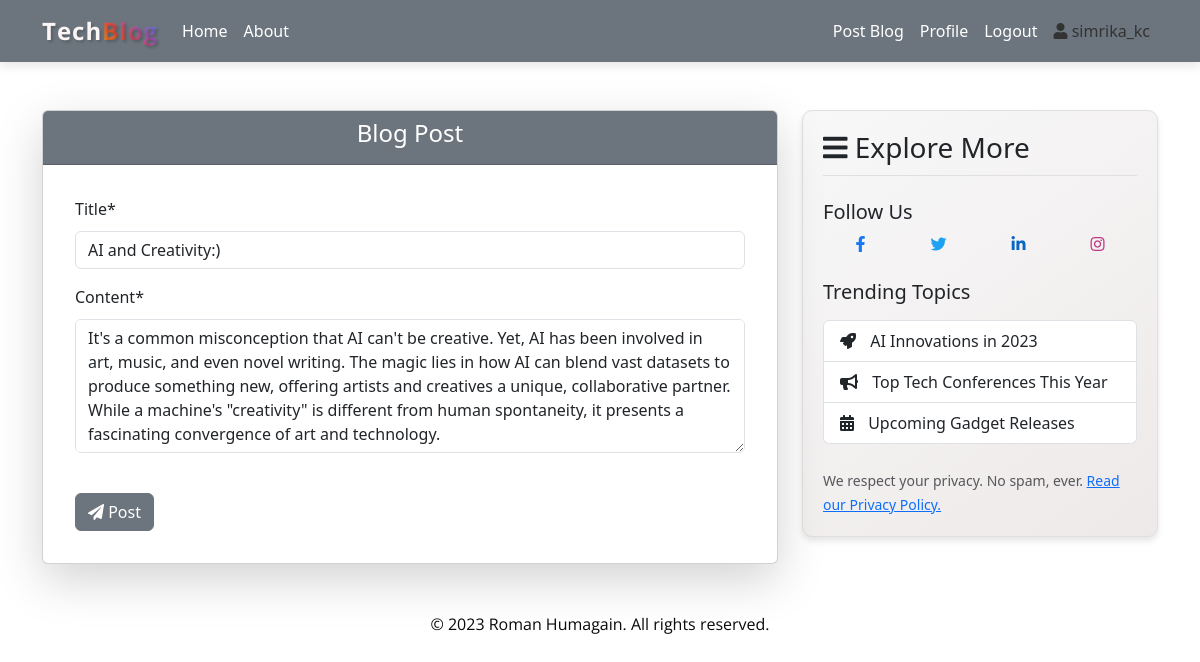
The page /post/ai-and-creativity-b10c0a0e-ed43-42a2-88e2-1298c45248b0/update/ (signed in) on the database as committed earlier.
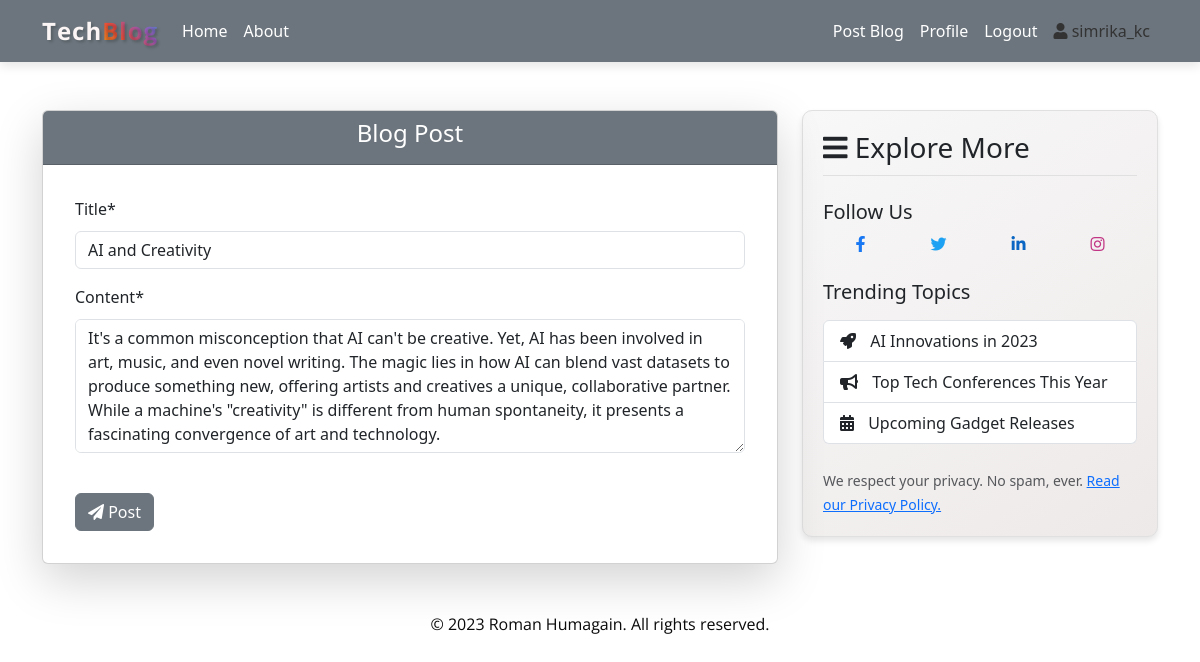
The same page on the database as committed later.
### Blog/models.py (models this page shows, shortened)
class BlogPost(models.Model):
  author = models.ForeignKey(User , on_delete=models.CASCADE , related_name='posts')
  slug = models.SlugField(null=True,unique=True)
  title = models.CharField(max_length=100)
  content = models.TextField()
  date_posted = models.DateTimeField(default = timezone.now)

### Blog/views.py (the view, shortened to what this page needs)
# urls.py: path('post/<slug:slug>/update/' , PostUpdateView.as_view() , name="post-update"),
class PostUpdateView(LoginRequiredMixin , UserPassesTestMixin, UpdateView):
  model = BlogPost
  form_class = BlogPostForm
  template_name = 'blog/post_form.html'
  def test_func(self):
    post = self.get_object()
    if self.request.user == post.author:
      return True
    return False

### Blog/forms.py
class BlogPostForm(forms.ModelForm):
  content = forms.CharField(widget=forms.Textarea(attrs={'rows': 5}))
  class Meta:
    model = BlogPost
    fields = ['title' , 'content']

### Blog/templates/blog/post_form.html (shortened to what this page needs)
{% extends "blog/base.html" %}
{% load crispy_forms_tags %}
{% block body %}
<div class="card shadow-lg">
    <div class="card-header bg-secondary text-white text-center">
        <h4>Blog Post</h4>
    </div>
    <div class="card-body">
        <form method="POST" class="m-3 custom-blog-form">
            <fieldset class="form-group">
                {{ form|crispy }}
            </fieldset>
            <div class="form-group mt-4">
                <button class="btn btn-secondary" type="submit">
                    <i class="fas fa-paper-plane"></i> Post
                </button>
            </div>
        </form>
    </div>
</div>
{% endblock %}

Rows that differ between the two databases and show on the page:
changed BlogPost: title "AI and Creativity:)" → "AI and Creativity"
